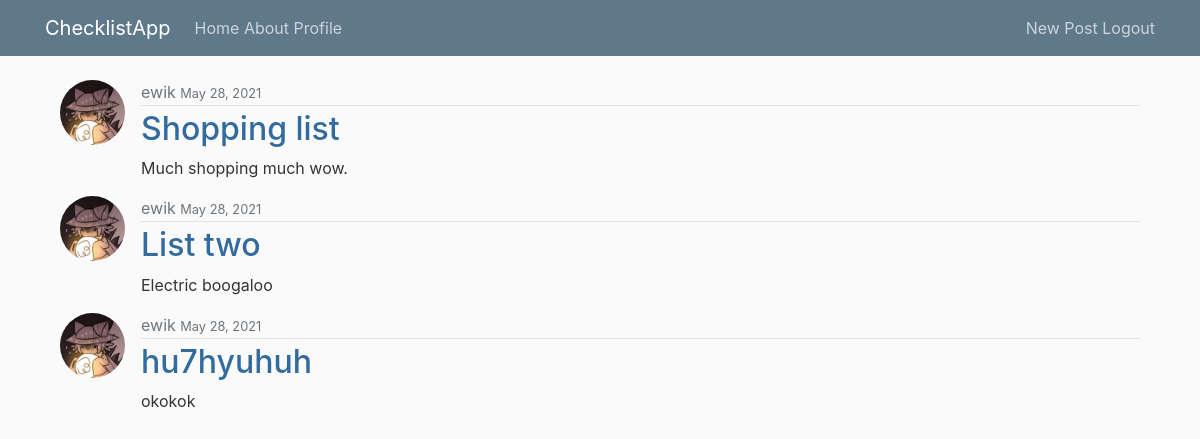
/user/ewik (signed in), run on the app's committed database.
### daBookStore/models.py (models this page shows, shortened)
class checkLists(models.Model):
    title = models.CharField(max_length=32)
    description = models.TextField()
    createdBy = models.ForeignKey(User, on_delete=models.CASCADE)
    createdDate = models.DateTimeField(default=timezone.now)

### users/models.py (models this page shows, shortened)
class Profile(models.Model):
    user = models.OneToOneField(User, on_delete=models.CASCADE)
    image = models.ImageField(default='default.jpg', upload_to='profile_pics')

### daBookStore/views.py (the view)
# urls.py: path('user/<str:username>', views.UserPostListView, name='userLists'),
def UserPostListView(request, username):
    user = get_object_or_404(User, username = username)
    context = {
        "checkLists": checkLists.objects.filter(createdBy = user).order_by('createdDate'),
        "title": f"Posts by {username}"
    }
    return render(request, "daBookStore/checkListHome.html", context)

### daBookStore/templates/daBookStore/checkListHome.html
{% extends "daBookStore/base.html" %}
{% block content %}
    {% for checkList in checkLists %}
        <article class="media content-section">
            <img class="rounded-circle checklistImg" src="{{ checkList.createdBy.profile.image.url }}">
            <div class="media-body">
                <div class="checklistMetadata">
                    <a class="text-muted" href="{% url 'userLists' checkList.createdBy.username %}"> {{ checkList.createdBy }}</a>
                    <small class="text-muted">{{ checkList.createdDate|date:"F d, Y" }}</small>
                </div>
                <h2><a class="checklistTitle" href="{% url 'checklistDetail' checkList.id %}">{{ checkList.title }}</a></h2>
                <p class="checklistContent">{{ checkList.description }}</p>
            </div>
        </article>
    {% endfor %}
{% endblock content %}

### daBookStore/static/daBookStore/main.css (style rules this page uses)
body { background: #fafafa; color: #333333; margin-top: 5rem; }
h1, h2, h3, h4, h5, h6 { color: #444444; }
.checklistTitle { color: #306a9cfd; }
.checklistContent { white-space: pre-line; }
.checklistImg { height: 65px; width: 65px; margin-right: 16px; }
.checklistMetadata { padding-bottom: 1px; margin-bottom: 4px; border-bottom: 1px solid #e3e3e3 }

### data on the page
checkLists: createdBy.profile.image (placeholder picture), createdBy "ewik", createdDate "May 28, 2021", title "Shopping list", description "Much shopping much wow."
checkLists: createdBy.profile.image (placeholder picture), createdBy "ewik", createdDate "May 28, 2021", title "List two", description "Electric boogaloo"
checkLists: createdBy.profile.image (placeholder picture), createdBy "ewik", createdDate "May 28, 2021", title "hu7hyuhuh", description "okokok"
